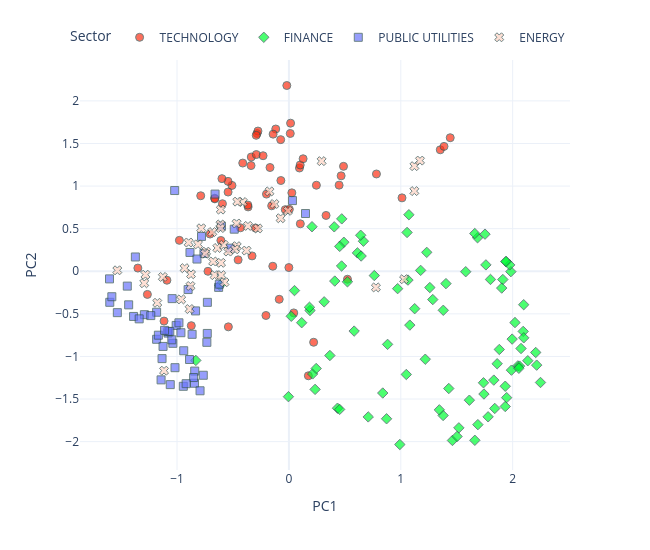

The notebook cell this image was saved under:
### Code cell
from stock_embeddings.plotting import pca_plot_from_embeddings

pca_plot_from_embeddings(
    embedding_matrix=model.embeddings.weight.detach().numpy(),
    sectors=data.sectors,
    tickers=data.tickers,
    industries=data.industries,
    names=data.names,
    dimensions=2,
    reduced=True,
    method="PCA",
    return_df=False,
    rand_state=None,
)

### Figure 1 — Plotly figure (JSON) as saved in the notebook; plotly's stock layout.template omitted (floating-point values rounded to 4 significant figures; data arrays with more than 128 entries replaced by an {"elided": "..."} marker saying what was removed)
{"data": [{"customdata": {"elided": "67x3 str values"}, "hovertemplate": "<b>%{hovertext}</b><br><br>Sector=%{customdata[1]}<br>PC1=%{x}<br>PC2=%{y}<br>ticker=%{customdata[0]}<br>industry=%{customdata[2]}<extra></extra>", "hovertext": ["COMPUTER MANUFACTURING", "EDP SERVICES", "COMPUTER SOFTWARE: PREPACKAGED SOFTWARE", "SEMICONDUCTORS", "EDP SERVICES", "COMPUTER SOFTWARE: PREPACKAGED SOFTWARE", "EDP SERVICES", "SEMICONDUCTORS", "COMPUTER SOFTWARE: PREPACKAGED SOFTWARE", "ELECTRICAL PRODUCTS", "COMPUTER SOFTWARE: PREPACKAGED SOFTWARE", "EDP SERVICES", "COMPUTER SOFTWARE: PREPACKAGED SOFTWARE", "EDP SERVICES", "EDP SERVICES", "RADIO AND TELEVISION BROADCASTING AND COMMUNICATIONS EQUIPMENT", "SEMICONDUCTORS", "COMPUTER COMMUNICATIONS EQUIPMENT", "ELECTRICAL PRODUCTS", "INDUSTRIAL MACHINERY/COMPONENTS", "SEMICONDUCTORS", "COMPUTER COMMUNICATIONS EQUIPMENT", "SEMICONDUCTORS", "INDUSTRIAL MACHINERY/COMPONENTS", "COMPUTER SOFTWARE: PREPACKAGED SOFTWARE", "RADIO AND TELEVISION BROADCASTING AND COMMUNICATIONS EQUIPMENT", "INDUSTRIAL MACHINERY/COMPONENTS", "EDP SERVICES", "COMPUTER MANUFACTURING", "COMPUTER MANUFACTURING", "SEMICONDUCTORS", "SEMICONDUCTORS", "ADVERTISING", "INDUSTRIAL MACHINERY/COMPONENTS", "EDP SERVICES", "PROFESSIONAL SERVICES", "SEMICONDUCTORS", "INDUSTRIAL MACHINERY/COMPONENTS", "SEMICONDUCTORS", "PROFESSIONAL SERVICES", "COMPUTER SOFTWARE: PREPACKAGED SOFTWARE", "RADIO AND TELEVISION BROADCASTING AND COMMUNICATIONS EQUIPMENT", "SEMICONDUCTORS", "SEMICONDUCTORS", "ADVERTISING", "COMPUTER SOFTWARE: PREPACKAGED SOFTWARE", "ELECTRICAL PRODUCTS", "SEMICONDUCTORS", "ELECTRICAL PRODUCTS", "INDUSTRIAL MACHINERY/COMPONENTS", "COMPUTER SOFTWARE: PREPACKAGED SOFTWARE", "EDP SERVICES", "SEMICONDUCTORS", "SEMICONDUCTORS", "INDUSTRIAL MACHINERY/COMPONENTS", "SEMICONDUCTORS", "INDUSTRIAL MACHINERY/COMPONENTS", "COMPUTER SOFTWARE: PREPACKAGED SOFTWARE", "RETAIL: COMPUTER SOFTWARE & PERIPHERAL EQUIPMENT", "SEMICONDUCTORS", "COMPUTER SOFTWARE: PREPACKAGED SOFTWARE", "EDP SERVICES", "ELECTRONIC COMPONENTS", "ADVERTISING", "SEMICONDUCTORS", "COMPUTER PERIPHERAL EQUIPMENT", "EDP SERVICES"], "legendgroup": "TECHNOLOGY", "marker": {"color": "#FD3216", "line": {"color": "DarkSlateGrey", "width": 1}, "opacity": 0.7, "size": 8, "symbol": "circle"}, "mode": "markers", "name": "TECHNOLOGY", "orientation": "v", "showlegend": true, "type": "scatter", "x": [-0.7882, -0.1441, -0.3364, -0.1178, 0.4667, -0.07172, -0.5412, -0.07358, -1.116, 0.102, -0.1413, -0.4539, 0.0262, -0.6635, 0.04318, -1.09, -0.7048, 0.01219, -0.08668, 0.5233, -0.509, -0.8724, -0.2993, 1.353, -0.5941, -0.4127, 1.386, 0.2456, -0.2915, 0.09422, -0.5441, 0.01486, 0.3319, 1.442, -0.03259, 0.221, -0.433, -0.231, -0.608, 1.011, 0.1008, -0.1689, -0.3648, -0.2848, 0.488, -0.2769, -0.2052, -0.3294, -0.1541, 0.7823, -0.367, -0.7234, -1.35, -0.3385, 0.4487, -0.662, 0.1737, -0.5985, -0.2006, -0.01891, -0.979, -0.0002675, -0.5437, 0.1268, -0.2921, 0.003806, -1.265], "xaxis": "x", "y": [0.8862, 0.05893, 1.341, 1.67, 1.12, 1.065, -0.6528, 1.545, -0.5848, 0.5569, 1.61, 0.1337, 0.9204, 0.8573, -0.4889, -0.1052, 0.4369, 1.617, -0.3291, -0.09354, 1.008, -0.6389, 0.5081, 1.426, 0.7926, 1.27, 1.466, 1.01, 1.37, 1.212, 1.056, 1.738, 0.6553, 1.567, 0.7234, -0.8336, 0.5104, 1.356, 0.3613, 0.8616, 1.248, 1.218, 0.7555, 1.616, 1.232, 1.646, -0.5192, 0.1802, 0.7684, 1.142, 0.7767, -0.0006996, 0.03722, 1.241, 1.011, 0.85, -1.227, 1.087, 0.9057, 2.181, 0.3628, 0.04333, 0.9298, 1.32, 1.596, 0.7264, -0.2718], "yaxis": "y"}, {"customdata": {"elided": "93x3 str values"}, "hovertemplate": "<b>%{hovertext}</b><br><br>Sector=%{customdata[1]}<br>PC1=%{x}<br>PC2=%{y}<br>ticker=%{customdata[0]}<br>industry=%{customdata[2]}<extra></extra>", "hovertext": ["INVESTMENT MANAGERS", "DIVERSIFIED COMMERCIAL SERVICES", "LIFE INSURANCE", "PROPERTY-CASUALTY INSURERS", "ACCIDENT &HEALTH INSURANCE", "PROPERTY-CASUALTY INSURERS", "SPECIALTY INSURERS", "SPECIALTY INSURERS", "MAJOR BANKS", "FINANCE: CONSUMER SERVICES", "MAJOR BANKS", "MAJOR BANKS", "COMMERCIAL BANKS", "COMMERCIAL BANKS", "INVESTMENT MANAGERS", "MAJOR BANKS", "MAJOR BANKS", "MAJOR BANKS", "SPECIALTY INSURERS", "MAJOR BANKS", "MAJOR BANKS", "PROPERTY-CASUALTY INSURERS", "MAJOR BANKS", "MAJOR BANKS", "LIFE INSURANCE", "PROPERTY-CASUALTY INSURERS", "MAJOR BANKS", "PROPERTY-CASUALTY INSURERS", "MAJOR BANKS", "FINANCE: CONSUMER SERVICES", "FINANCE: CONSUMER SERVICES", "INVESTMENT MANAGERS", "MAJOR BANKS", "MAJOR BANKS", "MAJOR BANKS", "MAJOR BANKS", "MAJOR BANKS", "MAJOR BANKS", "MAJOR BANKS", "MAJOR BANKS", "MAJOR BANKS", "MAJOR BANKS", "MAJOR BANKS", "PROPERTY-CASUALTY INSURERS", "PROPERTY-CASUALTY INSURERS", "INVESTMENT MANAGERS", "LIFE INSURANCE", "PROPERTY-CASUALTY INSURERS", "PROPERTY-CASUALTY INSURERS", "PROPERTY-CASUALTY INSURERS", "SPECIALTY INSURERS", "MAJOR BANKS", "MAJOR BANKS", "MAJOR BANKS", "MAJOR BANKS", "PROPERTY-CASUALTY INSURERS", "SAVINGS INSTITUTIONS", "PROPERTY-CASUALTY INSURERS", "MAJOR BANKS", "MAJOR BANKS", "INVESTMENT BANKERS/BROKERS/SERVICE", "PROPERTY-CASUALTY INSURERS", "DIVERSIFIED COMMERCIAL SERVICES", "INVESTMENT BANKERS/BROKERS/SERVICE", "INVESTMENT BANKERS/BROKERS/SERVICE", "FINANCE/INVESTORS SERVICES", "PROPERTY-CASUALTY INSURERS", "MAJOR BANKS", "FINANCE: CONSUMER SERVICES", "MAJOR BANKS", "FINANCE: CONSUMER SERVICES", "MAJOR BANKS", "MAJOR BANKS", "MAJOR BANKS", "MAJOR BANKS", "LIFE INSURANCE", "MAJOR BANKS", "INVESTMENT BANKERS/BROKERS/SERVICE", "MAJOR BANKS", "PROPERTY-CASUALTY INSURERS", "MAJOR BANKS", "MAJOR BANKS", "ACCIDENT &HEALTH INSURANCE", "MAJOR BANKS", "MAJOR BANKS", "MAJOR BANKS", "MAJOR BANKS", "MAJOR BANKS", "MAJOR BANKS", "PROPERTY-CASUALTY INSURERS", "MAJOR BANKS", "MAJOR BANKS", "MAJOR BANKS"], "legendgroup": "FINANCE", "marker": {"color": "#00FE35", "line": {"color": "DarkSlateGrey", "width": 1}, "opacity": 0.7, "size": 8, "symbol": "diamond"}, "mode": "markers", "name": "FINANCE", "orientation": "v", "showlegend": true, "type": "scatter", "x": [0.3151, 0.02118, 0.666, 0.9718, 1.177, 1.404, 0.4708, 0.4051, 2.249, 1.686, 2.021, 2.215, 0.491, 0.7633, 1.661, 1.943, 1.743, 1.049, 0.4099, 1.613, 1.912, 0.454, 1.989, 1.861, -0.832, 1.38, 2.094, 1.124, 1.378, 0.2064, 0.4723, 1.58, -0.004211, 0.9913, 1.739, 1.881, 1.78, 1.519, 1.934, 2.046, 0.8388, 1.984, 2.135, 0.8818, 1.064, 1.232, 1.902, 0.366, 0.1142, 0.1884, 0.6416, 2.062, 1.973, 0.2339, 1.462, 1.081, 1.219, 0.5231, 2.099, 2.055, 1.761, 0.2119, 0.04992, 1.072, 1.056, -0.6176, 0.2439, 1.286, 0.583, 1.831, 0.6124, 0.4343, 2.206, 1.938, 1.933, 1.802, 1.662, 1.753, 0.709, 0.6456, 1.503, 1.344, 1.26, 2.098, 1.689, 1.84, 1.429, 1.946, 1.995, 0.1838, 0.8729, 0.4535, 2.075], "xaxis": "x", "y": [-0.3589, -0.5285, 0.3525, -0.2041, 0.01025, -0.145, 0.06204, 0.5215, -1.306, 0.3933, -0.6023, -1.102, 0.3405, -0.05056, 0.4429, 0.1113, -1.441, -1.212, -0.1153, -1.514, -0.09707, 0.292, -1.161, -1.086, -1.047, -0.4582, -0.706, -0.4393, -1.693, 0.5227, 0.6152, -0.005344, -1.472, -2.034, -1.309, -0.9181, -1.709, -1.838, -1.588, -1.111, -1.429, -0.00471, -1.05, -0.8584, -0.1034, 0.2218, -0.1974, -0.989, -0.604, -0.4603, 0.4225, -1.114, 0.07438, -1.387, -1.986, -0.6323, -1.033, -0.1237, -0.7811, -1.139, 0.07479, -1.205, -0.2269, 0.6637, 0.4555, -0.1657, -1.142, -0.3324, -0.7023, -1.278, 0.2156, -1.608, -0.9534, 0.1158, -1.35, -0.09619, -1.984, 0.4357, -1.71, 0.1788, -1.939, -1.627, -0.1913, -0.3925, -1.801, -1.61, -1.377, -1.484, -0.7963, -0.4229, -1.732, -1.622, -0.9068], "yaxis": "y"}, {"customdata": {"elided": "57x3 str values"}, "hovertemplate": "<b>%{hovertext}</b><br><br>Sector=%{customdata[1]}<br>PC1=%{x}<br>PC2=%{y}<br>ticker=%{customdata[0]}<br>industry=%{customdata[2]}<extra></extra>", "hovertext": ["ELECTRIC UTILITIES: CENTRAL", "POWER GENERATION", "OIL/GAS TRANSMISSION", "POWER GENERATION", "WATER SUPPLY", "TELECOMMUNICATIONS EQUIPMENT", "ELECTRIC UTILITIES: CENTRAL", "TELECOMMUNICATIONS EQUIPMENT", "TELECOMMUNICATIONS EQUIPMENT", "POWER GENERATION", "ELECTRIC UTILITIES: CENTRAL", "TELECOMMUNICATIONS EQUIPMENT", "WATER SUPPLY", "ELECTRIC UTILITIES: CENTRAL", "ELECTRIC UTILITIES: CENTRAL", "POWER GENERATION", "POWER GENERATION", "ELECTRIC UTILITIES: CENTRAL", "ELECTRIC UTILITIES: CENTRAL", "ELECTRIC UTILITIES: CENTRAL", "POWER GENERATION", "TELECOMMUNICATIONS EQUIPMENT", "ELECTRIC UTILITIES: CENTRAL", "ELECTRIC UTILITIES: CENTRAL", "POWER GENERATION", "ELECTRIC UTILITIES: CENTRAL", "OIL/GAS TRANSMISSION", "POWER GENERATION", "OIL/GAS TRANSMISSION", "OIL/GAS TRANSMISSION", "ELECTRIC UTILITIES: CENTRAL", "OIL & GAS PRODUCTION", "ELECTRIC UTILITIES: CENTRAL", "POWER GENERATION", "POWER GENERATION", "TELECOMMUNICATIONS EQUIPMENT", "ELECTRIC UTILITIES: CENTRAL", "ELECTRIC UTILITIES: CENTRAL", "ELECTRIC UTILITIES: CENTRAL", "TELECOMMUNICATIONS EQUIPMENT", "POWER GENERATION", "OIL/GAS TRANSMISSION", "ELECTRIC UTILITIES: CENTRAL", "OIL/GAS TRANSMISSION", "OIL & GAS PRODUCTION", "TELECOMMUNICATIONS EQUIPMENT", "TELECOMMUNICATIONS EQUIPMENT", "NATURAL GAS DISTRIBUTION", "NATURAL GAS DISTRIBUTION", "TELECOMMUNICATIONS EQUIPMENT", "TELECOMMUNICATIONS EQUIPMENT", "NATURAL GAS DISTRIBUTION", "TELECOMMUNICATIONS EQUIPMENT", "POWER GENERATION", "ENVIRONMENTAL SERVICES", "NATURAL GAS DISTRIBUTION", "WATER SUPPLY"], "legendgroup": "PUBLIC UTILITIES", "marker": {"color": "#6A76FC", "line": {"color": "DarkSlateGrey", "width": 1}, "opacity": 0.7, "size": 8, "symbol": "square"}, "mode": "markers", "name": "PUBLIC UTILITIES", "orientation": "v", "showlegend": true, "type": "scatter", "x": [-1.292, -0.9402, -0.7334, -1.182, -1.061, -0.7813, -1.037, -0.6027, -0.9009, -1.601, -1.445, -0.7594, -1.142, -1.182, -1.008, -1.534, -1.08, -1.604, -1.082, -1.235, -1.388, -1.044, -0.7654, -0.8881, -0.9653, -0.983, -0.6281, -1.065, -0.8441, -0.7943, -0.7297, -0.8844, -0.842, -1.583, -1.338, -1.372, -1.018, -1.125, -1.432, -0.7287, -1.134, -0.9438, -1.167, -0.8518, -0.9188, -0.4887, 0.03159, -0.8217, -0.8341, -0.622, -0.66, -0.8653, -0.5234, -1.047, 0.1482, -1.021, -1.112], "xaxis": "x", "y": [-0.5098, -0.9331, -0.8344, -0.7986, -1.331, 0.4089, -0.8459, 0.5296, -0.2148, -0.3645, -0.1744, 0.2095, -1.275, -0.4809, -0.6359, -0.486, -0.7259, -0.08954, -0.7076, -0.5206, -0.5306, -0.3215, -1.221, -1.036, -0.7214, -0.6052, -0.1894, -0.7053, -1.315, -1.403, -0.73, 0.2208, -1.172, -0.299, -0.5587, 0.1677, -1.132, -0.8825, -0.3943, -0.3649, -1.026, -1.35, -0.7506, -1.248, -1.32, 0.494, 0.8297, 0.1433, -0.4656, -0.1518, 0.9058, -0.7403, 0.2711, -0.8049, 0.6777, 0.9475, -0.6938], "yaxis": "y"}, {"customdata": {"elided": "46x3 str values"}, "hovertemplate": "<b>%{hovertext}</b><br><br>Sector=%{customdata[1]}<br>PC1=%{x}<br>PC2=%{y}<br>ticker=%{customdata[0]}<br>industry=%{customdata[2]}<extra></extra>", "hovertext": ["INTEGRATED OIL COMPANIES", "OIL & GAS PRODUCTION", "OIL & GAS PRODUCTION", "INDUSTRIAL MACHINERY/COMPONENTS", "INDUSTRIAL MACHINERY/COMPONENTS", "METAL FABRICATIONS", "INTEGRATED OIL COMPANIES", "NATURAL GAS DISTRIBUTION", "INTEGRATED OIL COMPANIES", "INDUSTRIAL MACHINERY/COMPONENTS", "OIL & GAS PRODUCTION", "INTEGRATED OIL COMPANIES", "OIL & GAS PRODUCTION", "INTEGRATED OIL COMPANIES", "OIL & GAS PRODUCTION", "OIL & GAS PRODUCTION", "CONSUMER ELECTRONICS/APPLIANCES", "OIL & GAS PRODUCTION", "OIL & GAS PRODUCTION", "OIL & GAS PRODUCTION", "CONSUMER ELECTRONICS/APPLIANCES", "OILFIELD SERVICES/EQUIPMENT", "INTEGRATED OIL COMPANIES", "OIL & GAS PRODUCTION", "OIL REFINING/MARKETING", "ELECTRIC UTILITIES: CENTRAL", "OIL & GAS PRODUCTION", "OIL & GAS PRODUCTION", "OIL & GAS PRODUCTION", "OIL & GAS PRODUCTION", "OIL & GAS PRODUCTION", "OILFIELD SERVICES/EQUIPMENT", "OIL & GAS PRODUCTION", "CONSUMER ELECTRONICS/APPLIANCES", "OIL & GAS PRODUCTION", "OIL & GAS PRODUCTION", "OIL & GAS PRODUCTION", "OIL & GAS PRODUCTION", "OILFIELD SERVICES/EQUIPMENT", "OIL & GAS PRODUCTION", "OIL & GAS PRODUCTION", "OIL & GAS PRODUCTION", "OIL & GAS PRODUCTION", "INTEGRATED OIL COMPANIES", "METAL FABRICATIONS", "INTEGRATED OIL COMPANIES"], "legendgroup": "ENERGY", "marker": {"color": "#FED4C4", "line": {"color": "DarkSlateGrey", "width": 1}, "opacity": 0.7, "size": 8, "symbol": "x"}, "mode": "markers", "name": "ENERGY", "orientation": "v", "showlegend": true, "type": "scatter", "x": [-0.8751, -0.612, -0.4677, 1.029, 0.7776, -0.412, -0.1295, -0.8798, -1.534, 1.122, -0.9323, -0.366, -1.177, -0.009357, -0.6106, -0.6643, 1.171, -0.609, -0.6053, -0.8962, 1.121, -0.4611, -0.3789, -0.4667, -0.5758, -1.116, -0.482, -0.583, -0.6851, -0.6068, -0.8128, -0.7405, -0.2774, 0.2923, -0.9628, -0.6399, -1.282, -1.293, -0.1736, -0.7836, -1.127, -0.8874, -0.7494, -0.6775, -0.5423, -0.07438], "xaxis": "x", "y": [-0.03529, 0.5489, 0.5606, -0.09339, -0.1899, 0.8128, 0.7893, -0.1731, 0.01114, 1.234, 0.03642, 0.5323, -0.3701, 0.7091, 0.5071, -0.04586, 1.299, 0.7238, -0.04554, 0.3375, 0.9409, 0.8173, 0.2427, 0.2943, -0.1292, -1.167, 0.2572, 0.311, 0.4603, 0.09889, 0.3157, 0.2303, 0.5024, 1.293, -0.3304, 0.2731, -0.04048, -0.1406, 0.937, 0.5045, -0.067, -0.4434, 0.2054, 0.1143, 0.2313, 0.6224], "yaxis": "y"}], "layout": {"height": 550, "legend": {"orientation": "h", "title": {"text": "Sector"}, "tracegroupgap": 0, "x": 1, "xanchor": "right", "y": 1.02, "yanchor": "bottom"}, "margin": {"t": 60}, "width": 650, "xaxis": {"anchor": "y", "domain": [0.0, 1.0], "title": {"text": "PC1"}}, "yaxis": {"anchor": "x", "domain": [0.0, 1.0], "title": {"text": "PC2"}}}}
